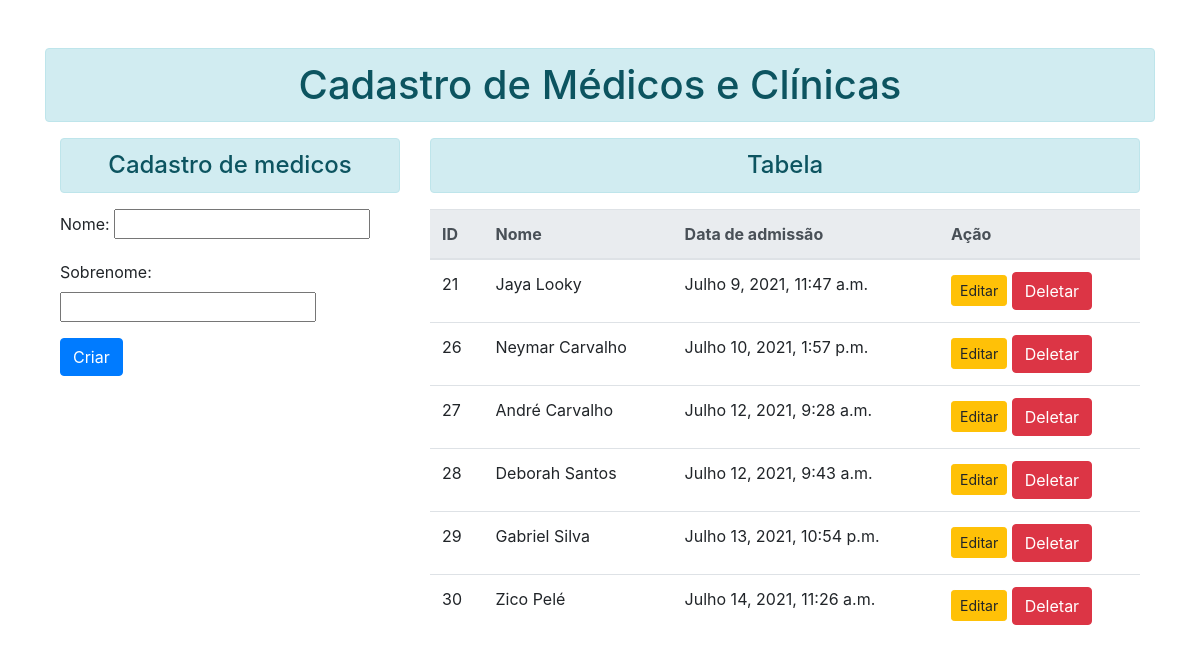
Page /cadastro-de-medico on the earlier database version.
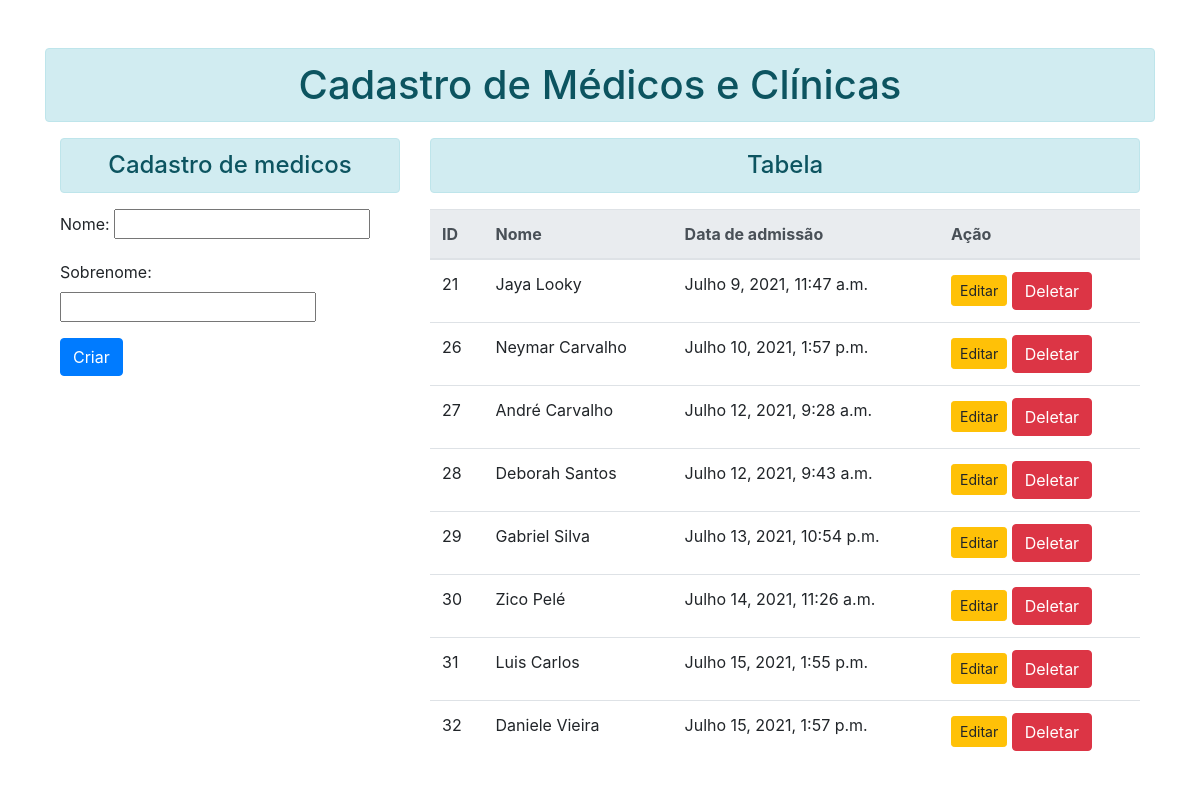
Same page on the later database version.
### myapp/models.py (models this page shows, shortened)
class Medico(models.Model):
    nome = models.CharField(max_length=45, blank=False, null=False)
    sobrenome = models.CharField(max_length=30, blank=False, null=False)
    data_de_admissao = models.DateTimeField(auto_now_add=True)

### myapp/views.py (the view)
# urls.py: path('cadastro-de-medico', views.cadastro_de_medicos, name='cadastro-de-medico'),
def cadastro_de_medicos(request):
    listar = Medico.objects.all()
    if request.method == 'POST':
        form = MedicoForms(request.POST)
        if form.is_valid():
            form.save()
    else:
        form = MedicoForms()
    return render(request, 'html/cadastro.html', {'form': form, 'listar': listar})

### myapp/forms.py
class MedicoForms(forms.ModelForm):
    class Meta:
        model = Medico
        fields = ['nome','sobrenome']

### myapp/templates/html/cadastro.html (shortened to what this page needs)
{% extends "base.html" %}
{% block content %}
    <div class="container">
        <div class="row">
        <div class="col">
            <h4 class="text-center alert alert-info">Cadastro de medicos</h4>
            <form method="post">{% csrf_token %}
                <div class="form-group">
                {{form.as_p}}
                </div>
                <button type="submit" class="btn btn-primary">Criar</button>
            </form>
        </div>
    <div class="col-sm-8">
    <h4 class="text-center alert alert-info">Tabela</h4>
    {% if listar %}
    <div>
    <table class="table table-hover">
        <thead class="thead-light">
            <tr>
                <th scope='col'>ID</th>
                <th scope="col">Nome</th>
                <th scope="col">Data de admissão</th>
                <th scope="col">Ação</th>
            </tr>
            </thead>
            <tbody>
                {% for item in listar %}
                    <tr>
                    <td>{{item.id}}</td>
                    <td>{{item.nome}} {{item.sobrenome}}</td>
                    <td>{{item.data_de_admissao}}</td>
                    <td>
                        <a href="{% url 'editar' item.id%}"class="btn btn-warning btn-sm">Editar</a>
                        <form action="{% url 'deletar' item.id %}" method="post" class="d-inline">{% csrf_token %}
                            <input type="submit" class="btn btn-danger" value="Deletar">
                        </form>
                    </td>
                    </tr>
                {% endfor %}
            </tbody>
        </table>
      </div>
      {% endif %}
    </div>
    </div>
    </div>
{% endblock content %}

Differences in the rows shown:
added Medico: id "31", nome "Luis", sobrenome "Carlos", data_de_admissao "Julho 15, 2021, 1:55 p.m."
added Medico: id "32", nome "Daniele", sobrenome "Vieira", data_de_admissao "Julho 15, 2021, 1:57 p.m."
